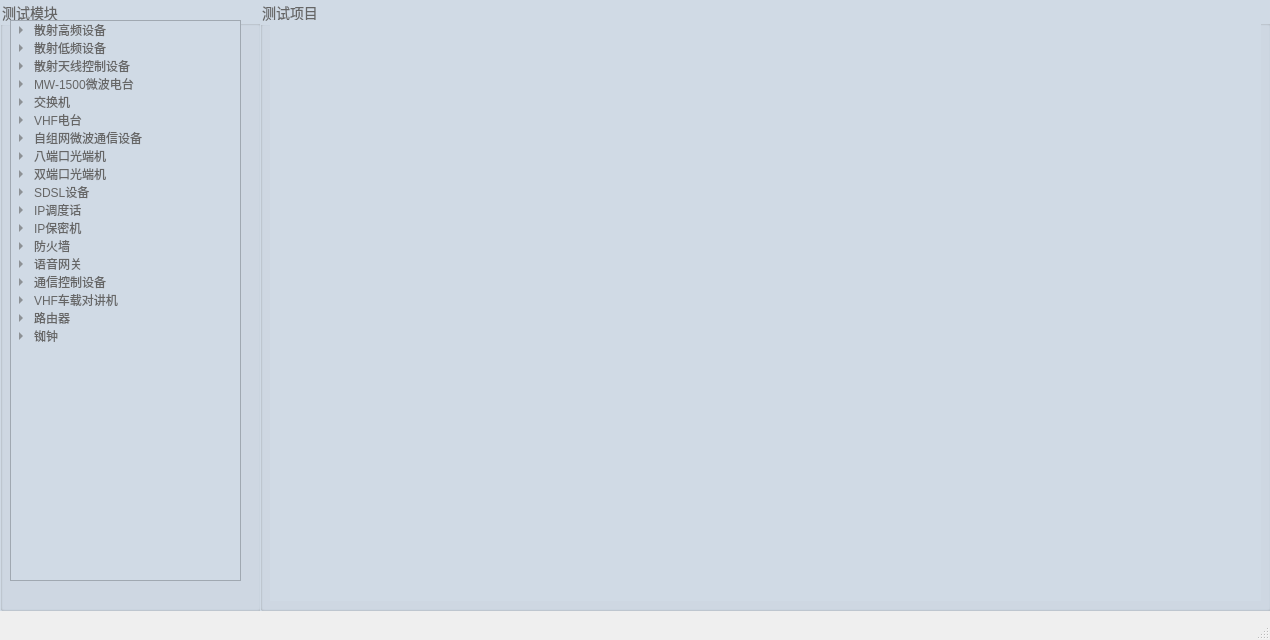
<?xml version="1.0" encoding="UTF-8"?>
<ui version="4.0">
 <class>MainWindow</class>
 <widget class="QMainWindow" name="MainWindow">
  <property name="geometry">
   <rect>
    <x>0</x>
    <y>0</y>
    <width>1270</width>
    <height>640</height>
   </rect>
  </property>
  <property name="sizePolicy">
   <sizepolicy hsizetype="Preferred" vsizetype="Preferred">
    <horstretch>0</horstretch>
    <verstretch>0</verstretch>
   </sizepolicy>
  </property>
  <property name="font">
   <font>
    <pointsize>12</pointsize>
   </font>
  </property>
  <property name="windowTitle">
   <string>FKJ通信维修分系统</string>
  </property>
  <property name="styleSheet">
   <string notr="true">QGroupBox{
font-size:14px;
font-family:Microsoft YaHei;
}

QMainWindow::title{
background-color:rgb(0, 85, 255);
font-color:rgb(255, 255, 255);
}

</string>
  </property>
  <widget class="QWidget" name="centralwidget">
   <widget class="QGroupBox" name="groupBoxMenu">
    <property name="geometry">
     <rect>
      <x>0</x>
      <y>0</y>
      <width>261</width>
      <height>611</height>
     </rect>
    </property>
    <property name="styleSheet">
     <string notr="true">background-color:#D0DAE5;
color:#666666</string>
    </property>
    <property name="title">
     <string>测试模块</string>
    </property>
    <widget class="QTreeWidget" name="treeWidget">
     <property name="geometry">
      <rect>
       <x>10</x>
       <y>20</y>
       <width>231</width>
       <height>561</height>
      </rect>
     </property>
     <property name="headerHidden">
      <bool>true</bool>
     </property>
     <column>
      <property name="text">
       <string>1</string>
      </property>
     </column>
     <item>
      <property name="text">
       <string>散射高频设备</string>
      </property>
      <item>
       <property name="text">
        <string>收/发单元</string>
       </property>
      </item>
      <item>
       <property name="text">
        <string>低噪声放大器</string>
       </property>
      </item>
      <item>
       <property name="text">
        <string>功放</string>
       </property>
      </item>
      <item>
       <property name="text">
        <string>耦合器</string>
       </property>
      </item>
      <item>
       <property name="text">
        <string>自环器</string>
       </property>
      </item>
      <item>
       <property name="text">
        <string>滤波器</string>
       </property>
      </item>
      <item>
       <property name="text">
        <string>波导开关</string>
       </property>
      </item>
      <item>
       <property name="text">
        <string>监控模块</string>
       </property>
      </item>
     </item>
     <item>
      <property name="text">
       <string>散射低频设备</string>
      </property>
      <item>
       <property name="text">
        <string>辅助复分接器</string>
       </property>
      </item>
      <item>
       <property name="text">
        <string>调制解调器器</string>
       </property>
      </item>
      <item>
       <property name="text">
        <string>中放AGC</string>
       </property>
      </item>
      <item>
       <property name="text">
        <string>监控模块</string>
       </property>
      </item>
     </item>
     <item>
      <property name="text">
       <string>散射天线控制设备</string>
      </property>
      <item>
       <property name="text">
        <string>显示器</string>
       </property>
      </item>
      <item>
       <property name="text">
        <string>键盘和信号灯</string>
       </property>
      </item>
      <item>
       <property name="text">
        <string>PLC模块</string>
       </property>
      </item>
      <item>
       <property name="text">
        <string>伺服控制模块</string>
       </property>
      </item>
     </item>
     <item>
      <property name="text">
       <string>MW-1500微波电台</string>
      </property>
      <item>
       <property name="text">
        <string>数字处理单元</string>
       </property>
      </item>
      <item>
       <property name="text">
        <string>收/发单元</string>
       </property>
      </item>
      <item>
       <property name="text">
        <string>LNA和射频自环器</string>
       </property>
      </item>
      <item>
       <property name="text">
        <string>功放单元</string>
       </property>
      </item>
      <item>
       <property name="text">
        <string>显控单元</string>
       </property>
      </item>
      <item>
       <property name="text">
        <string>EOW</string>
       </property>
      </item>
      <item>
       <property name="text">
        <string>双工器</string>
       </property>
      </item>
      <item>
       <property name="text">
        <string>网络控制单元</string>
       </property>
      </item>
      <item>
       <property name="text">
        <string>天馈系统</string>
       </property>
      </item>
     </item>
     <item>
      <property name="text">
       <string>交换机</string>
      </property>
      <item>
       <property name="text">
        <string>切换(交换)模块(主控板)</string>
       </property>
      </item>
     </item>
     <item>
      <property name="text">
       <string>VHF电台</string>
      </property>
      <item>
       <property name="text">
        <string>功放模块</string>
       </property>
      </item>
      <item>
       <property name="text">
        <string>滤波器模块</string>
       </property>
      </item>
      <item>
       <property name="text">
        <string>调谐模块</string>
       </property>
      </item>
      <item>
       <property name="text">
        <string>综合业务模块</string>
       </property>
      </item>
      <item>
       <property name="text">
        <string>音频模块</string>
       </property>
      </item>
      <item>
       <property name="text">
        <string>频率合成模块</string>
       </property>
      </item>
      <item>
       <property name="text">
        <string>中频模块</string>
       </property>
      </item>
     </item>
     <item>
      <property name="text">
       <string>自组网微波通信设备</string>
      </property>
      <item>
       <property name="text">
        <string>协议处理和管理模块</string>
       </property>
      </item>
      <item>
       <property name="text">
        <string>室外单元</string>
       </property>
      </item>
     </item>
     <item>
      <property name="text">
       <string>八端口光端机</string>
      </property>
      <item>
       <property name="text">
        <string>数据处理和光接口模块</string>
       </property>
      </item>
     </item>
     <item>
      <property name="text">
       <string>双端口光端机</string>
      </property>
      <item>
       <property name="text">
        <string>数据处理和光接口模块</string>
       </property>
      </item>
     </item>
     <item>
      <property name="text">
       <string>SDSL设备</string>
      </property>
      <item>
       <property name="text">
        <string>数据和线路模块</string>
       </property>
      </item>
     </item>
     <item>
      <property name="text">
       <string>IP调度话</string>
      </property>
      <item>
       <property name="text">
        <string>调度模块</string>
       </property>
      </item>
     </item>
     <item>
      <property name="text">
       <string>IP保密机</string>
      </property>
      <item>
       <property name="text">
        <string>加密模块</string>
       </property>
      </item>
     </item>
     <item>
      <property name="text">
       <string>防火墙</string>
      </property>
      <item>
       <property name="text">
        <string>协议处理模块</string>
       </property>
      </item>
     </item>
     <item>
      <property name="text">
       <string>语音网关</string>
      </property>
      <item>
       <property name="text">
        <string>话音处理模块</string>
       </property>
      </item>
     </item>
     <item>
      <property name="text">
       <string>通信控制设备</string>
      </property>
      <item>
       <property name="text">
        <string>协议控制和转换模块</string>
       </property>
      </item>
     </item>
     <item>
      <property name="text">
       <string>VHF车载对讲机</string>
      </property>
      <item>
       <property name="text">
        <string>主机</string>
       </property>
      </item>
      <item>
       <property name="text">
        <string>话柄</string>
       </property>
      </item>
     </item>
     <item>
      <property name="text">
       <string>路由器</string>
      </property>
      <item>
       <property name="text">
        <string>路由模块</string>
       </property>
      </item>
     </item>
     <item>
      <property name="text">
       <string>铷钟</string>
      </property>
      <item>
       <property name="text">
        <string>铷原子钟频标模块</string>
       </property>
      </item>
      <item>
       <property name="text">
        <string>监控单元</string>
       </property>
      </item>
     </item>
    </widget>
   </widget>
   <widget class="QGroupBox" name="groupBox">
    <property name="geometry">
     <rect>
      <x>260</x>
      <y>0</y>
      <width>1011</width>
      <height>611</height>
     </rect>
    </property>
    <property name="font">
     <font>
      <family>Microsoft YaHei</family>
      <pointsize>-1</pointsize>
     </font>
    </property>
    <property name="styleSheet">
     <string notr="true">background-color:#D0DAE5;
color:#666666</string>
    </property>
    <property name="title">
     <string>测试项目</string>
    </property>
    <widget class="QWidget" name="gridLayoutWidget">
     <property name="geometry">
      <rect>
       <x>10</x>
       <y>20</y>
       <width>991</width>
       <height>581</height>
      </rect>
     </property>
     <layout class="QGridLayout" name="gridLayout"/>
    </widget>
   </widget>
  </widget>
  <widget class="QStatusBar" name="statusbar"/>
 </widget>
 <resources>
  <include location="iconQrc.qrc"/>
 </resources>
 <connections/>
</ui>
